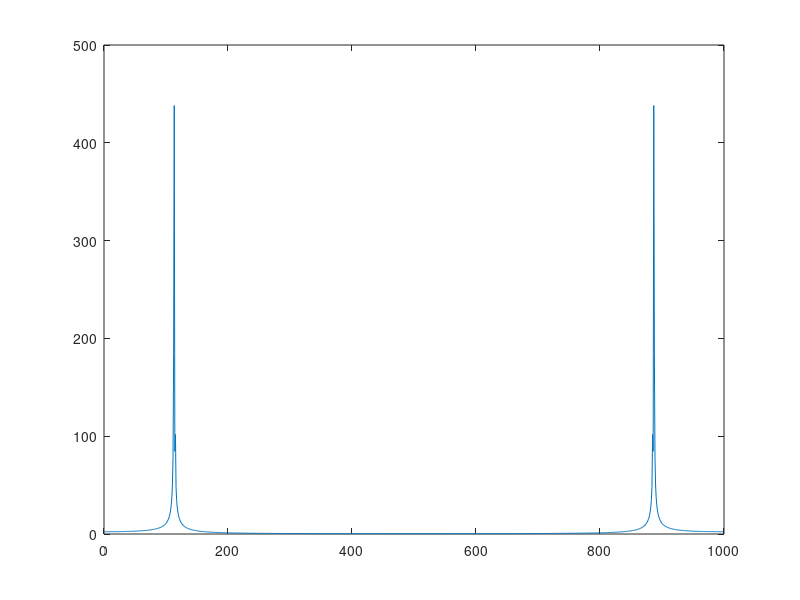

This chart was generated by the following MATLAB code:
% SPEC_RESOLUTION: Matlab script to check resolving power of FFT and
% tapered windows prior to FFT

%% Important parameters
Fs = 1000;      % Sample rate
F1 = 113;       % Freq of first tone
F2 = F1 + 2;  % Freq of second tone

%% Create signals
Ts = 1./Fs;     % Sample period
t = [0:1023] *Ts;   % Time samples
sig = sin(2*pi*F1*t) + 0.1*sin(2*pi*F2*t);

%% Window and FFT
% w = hamming(1024).';
% sig = sig .* w;

%% FFT and plot
spec = abs( fft( sig ));
f = [0:1023]*Fs./1024;
plot( f, spec )


